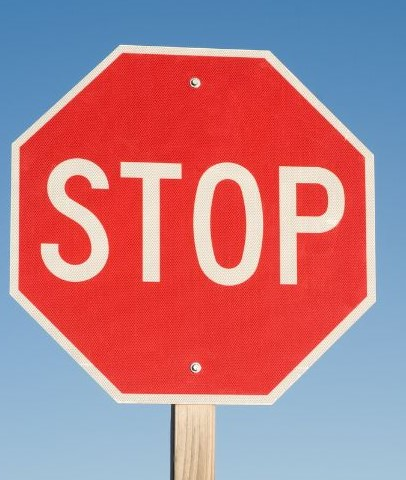
#> input picture stop-signs-eight-sides.jpg, 406 x 480 px
$ python -i sign_detec_SM.py   (imports and definitions only)
#> lines starting #> are read from the running program, lines starting #| are printed output that depends on the picture
from enum import Enum
import os
import cv2
import numpy as np
from typing import Dict, Tuple, List, Optional

class RoadSign(Enum):
    Stop = (0, 0, 255)
    TurnRight = (0, 255, 0)
    TurnLeft = (255, 0, 0)

class Detector:
    _weights_dir = "/home/soumyapicar/trained_weights"

    def __init__(self):
        self._detectors: Dict[RoadSign, cv2.CascadeClassifier] = {}
        weights_file = {
            RoadSign.Stop: "stop_sign_classifier.xml",
            # RoadSign.TurnRight: "turnRight_ahead.xml",
            # RoadSign.TurnLeft: "turnLeft_ahead.xml"
        }

        for road_sign in RoadSign:
            file_name = os.path.join(self._weights_dir, weights_file[road_sign])
            assert os.path.exists(file_name), "Classifier weights file not found"
            self._detectors[road_sign] = cv2.CascadeClassifier(file_name)

    def detected(self, image: np.ndarray, road_sign: Optional[RoadSign] = None) -> Dict[RoadSign, List[Tuple[int, int, int, int]]]:
        im_gray = cv2.cvtColor(image, cv2.COLOR_BGR2GRAY)
        bounding_boxes: Dict[RoadSign, List[Tuple[int, int, int, int]]] = {}

        if road_sign is not None:
            bounding_boxes[road_sign] = self._detectors[road_sign].detectMultiScale(im_gray, 1.02, 10)
        else:
            for road_sign in RoadSign:
                bounding_boxes[road_sign] = self._detectors[road_sign].detectMultiScale(im_gray,1.02,10)
        return bounding_boxes

>>> import cv2
>>> picture = cv2.imread('stop-signs-eight-sides.jpg', cv2.IMREAD_GRAYSCALE)
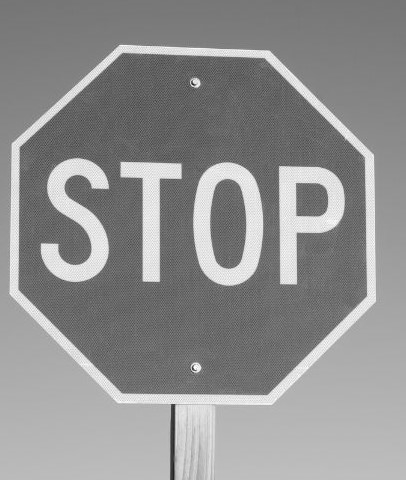
#> picture: shape (480, 406); min 34, max 255, mean 143.7
#> (the run stopped early here; a loop or call above may not have finished)
